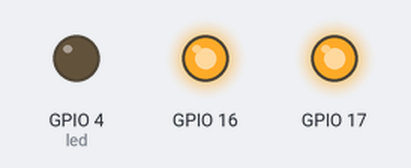
This program was run on a simulated ESP32. Parts: output pins drawn as LEDs (lit = HIGH). What the program prints to the serial monitor is not drawn.

Above: at 0.05 s.
At 0.75 s:
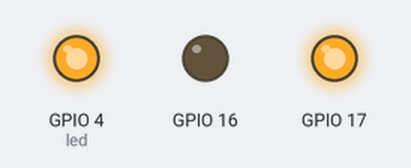
At 1.45 s:
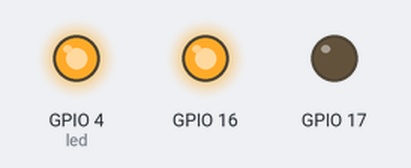
At 3.05 s:
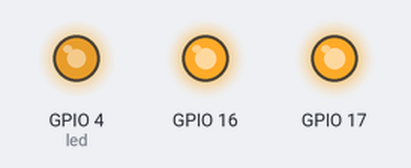
At 4.45 s:
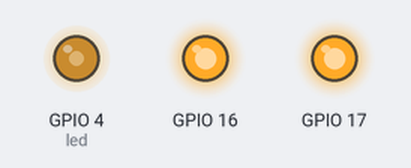
At 8.9 s:
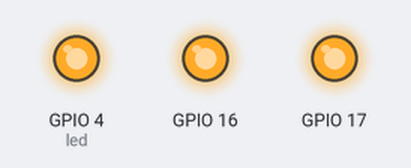
Timing chart, 0 to 11.6 s (numbered marks = the images above):
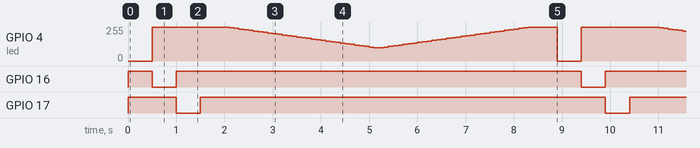

Measured:
- by itself, GPIO 4 (led): moves between 0/255 and 255/255, repeating every 8.9 s
- by itself, GPIO 16, GPIO 17: repeats every 8.9 s: LOW 0.50 s, HIGH 8.4 s

The program:

main.cpp
```cpp
#include <Arduino.h>

int freq = 2000;    // frequency
int channel = 0;    // aisle
int resolution = 8;   // Resolution

const int led = 4;
void setup()
{
   //Initialize GPIO, turn off tricolor light

  pinMode(4, OUTPUT);
  pinMode(17, OUTPUT);
  pinMode(16, OUTPUT);
  digitalWrite(4, 0);
  digitalWrite(16, 0);
  digitalWrite(17, 0);
  ledcSetup(channel, freq, resolution); // set channel
  //ledcAttachPin(led, channel);  // Connect the channel to the corresponding pin

  Serial.begin(115200);
}
void loop()
{
  digitalWrite(4, 0);
  digitalWrite(16, 1);
  digitalWrite(17, 1);
  delay(500);
  digitalWrite(4, 1);
  digitalWrite(16, 0);
  digitalWrite(17, 1);
  delay(500);
  digitalWrite(4, 1);
  digitalWrite(16, 1);
  digitalWrite(17, 0);
  delay(500);
  digitalWrite(4, 1);
  digitalWrite(16, 1);
  digitalWrite(17, 1);
  delay(500);
  ledcAttachPin(led, channel);
  // gradually brighten
   for (int dutyCycle = 255; dutyCycle >= 100; dutyCycle = dutyCycle - 5)
  {
    ledcWrite(channel, dutyCycle);  // output PWM
    delay(100);
  }
  // gradually darken
  for (int dutyCycle = 100; dutyCycle <= 255; dutyCycle = dutyCycle + 5)
  {
    ledcWrite(channel, dutyCycle);  // output PWM
    delay(100);
  }
  delay(500);

 Serial.println("HelloWorld");
}
```
